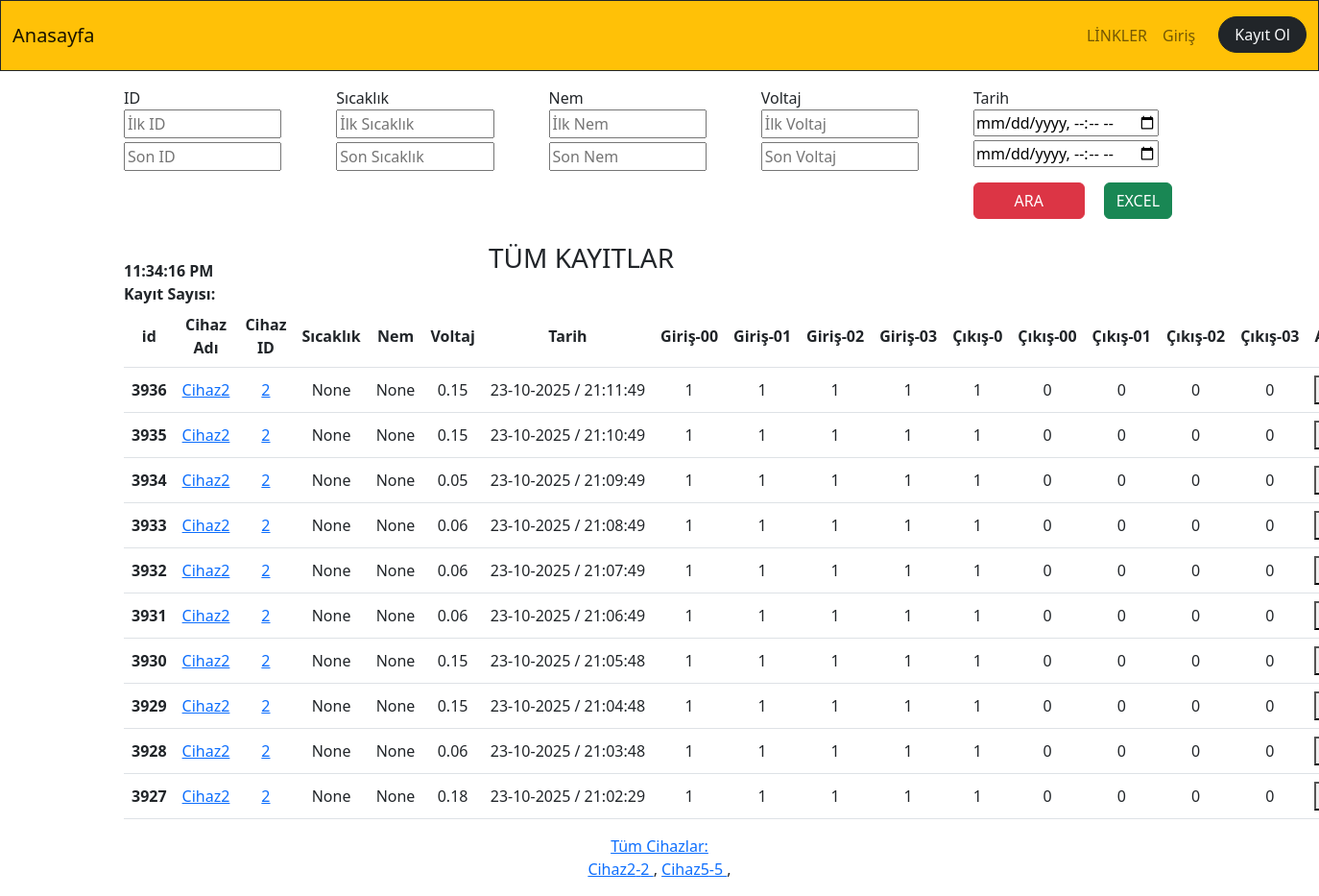
The app's page /, older data.
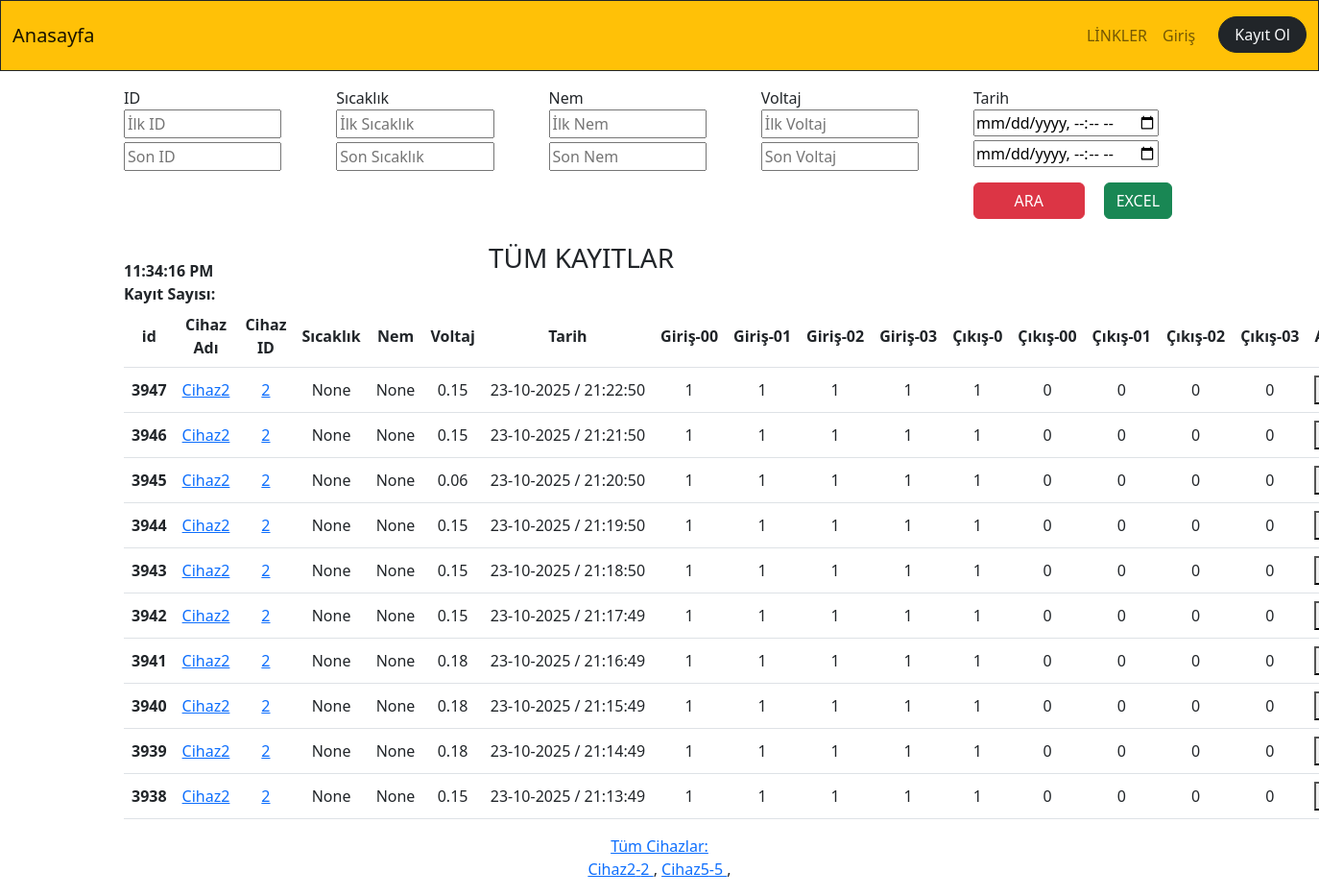
The same page, newer data.
### app_monitor/models.py (models this page shows, shortened)
class Temperature(models.Model):
    id=models.BigAutoField(primary_key=True,db_column='ID')
    temperature=models.FloatField(blank=True,null=True)
    humidity=models.FloatField(blank=True,null=True)
    volcum=models.FloatField(blank=True,null=True)
    date=models.DateTimeField()
    mail=models.BooleanField(default=False)
    additionalText=models.CharField(blank=True,null=True, max_length=50)
    device_id=models.ForeignKey(Device,on_delete=models.CASCADE,null=True, blank=True)
    device_name=models.CharField(blank=True,null=True, max_length=50)
    cikis0=models.CharField(blank=True,null=True, max_length=5)
    cikis00=models.CharField(blank=True,null=True, max_length=5)
    cikis01=models.CharField(blank=True,null=True, max_length=5)
    cikis02=models.CharField(blank=True,null=True, max_length=5)
    cikis03=models.CharField(blank=True,null=True, max_length=5)
    input00=models.CharField(blank=True,null=True, max_length=1)
    input01=models.CharField(blank=True,null=True, max_length=1)
    input02=models.CharField(blank=True,null=True, max_length=1)
    input03=models.CharField(blank=True,null=True, max_length=1)
    tag_id=models.ForeignKey(RFID_Kisi,on_delete=models.CASCADE,null=True,blank=True)
    staff_name=models.CharField(blank=True,null=True, max_length=30)

class Device(models.Model):
    device_id=models.IntegerField(primary_key=True,db_column='ID')
    device_name=models.CharField(blank=True,null=True, max_length=20)
    device_ip=models.CharField(blank=True,null=True, max_length=20)
    device_port=models.IntegerField(blank=True,null=True)
    device_function=models.CharField(blank=True,null=True, max_length=20)
    device_state=models.BooleanField(blank=True,null=True,default=False) #241225
    def __str__(self):
        return(f"{self.device_id}")

### app_monitor/views.py (the view)
# urls.py: path('',dashboard,name="dashboard"),
def dashboard(request):
    print("dashboard girdi....")
    device_query=Device.objects.all().order_by(Lower('device_name'))
    deviceAll = Temperature.objects.order_by('-id')
    paginator = Paginator(deviceAll, 10)  # Show 5 contacts per page.
    device_search_count = deviceAll.count()
    page_number = request.GET.get('page')
    devicePaginator = paginator.get_page(page_number)
    context=dict(
        device_query=device_query,
        devicePaginator=devicePaginator,
    )
    return render(request,"app_monitor/dashboard.html",context)

### app_monitor/templates/app_monitor/dashboard.html (shortened to what the changed rows need)
{% extends "core/base.html" %}
{% load static %}
{% block content %}
<div class="container">
        <div id="temperature_ajax">
            <b>Kayıt Sayısı: </b>{{kayit_sayisi_total_ajax}} <br>
               <table class="table table-hover">
              <thead>
                 <tr>
                  <th scope="col">id</th>
                  <th scope="col">Cihaz Adı</th>
                  <th scope="col">Cihaz ID</th>
                  <th scope="col">Sıcaklık</th>
                  <th scope="col">Nem</th>
                  <th scope="col">Voltaj</th>
                  <th scope="col">Tarih</th>
                  <th scope="col">Giriş-00</th>
                  <th scope="col">Giriş-01</th>
                  <th scope="col">Giriş-02</th>
                  <th scope="col">Giriş-03</th>
                  <th scope="col">Çıkış-0</th>
                  <th scope="col">Çıkış-00</th>
                  <th scope="col">Çıkış-01</th>
                  <th scope="col">Çıkış-02</th>
                  <th scope="col">Çıkış-03</th>
                  <th scope="col">Açıklama</th>
                 </tr>
               </thead>
             <tbody>
             {% for temp in devicePaginator %}
             <tr>
                 {% if temp.temperature >= 45 %}
               <th scope="row" style="background-color:#FF0000">{{temp.id}}</th>
               <td style="background-color:#FF0000">{{temp.temperature}}</td>
                <td style="background-color:#FF0000"> {{temp.date|date:'Y-m-d H:i:s'}}</td>
                     {% if temp.mailSend == False %}
                     <td style="background-color:#FF0000"> {{temp.mailSend}}</td>
                     {% else %}
                     <td style="background-color:#0000FF"> {{temp.mailSend}}</td>
                     {% endif %}
                 {% else %}
               <th scope="row" >{{temp.id}}</th>
               <td> <a target="_blank" href="/app_monitor/cihazlar/cihaz_adi={{temp.device_name}}" >{{temp.device_name}}</a> </td>
               <td> <a target="_blank" href="/app_monitor/cihazlar/cihaz_id={{temp.device_id}}" >{{temp.device_id}}</a> </td>
               <td >{{temp.temperature}}</td>
               <td >{{temp.humidity}}</td>
               <td >{{temp.volcum}}</td>
               <td > {{temp.date|date:'d-m-Y / H:i:s'}}</td>
                {% if temp.input00 == "0" %} <td class="m-3" style="background-color:orange;margin:10px">{{temp.input00}}</td> {% else %} <td >{{temp.input00}}</td> {% endif %}
                {% if temp.input01 == "0" %} <td class="" style="text-align:center;vertical-align:middle;background-color:orange;">{{temp.input01}}</td> {% else %} <td >{{temp.input01}}</td> {% endif %}
                <td style="">{{temp.input02}}</td>
                <td >{{temp.input03}}</td>
                <td >{{temp.cikis0}}</td>
                <td >{{temp.cikis00}}</td>
                <td >{{temp.cikis01}}</td>
                <td >{{temp.cikis02}}</td>
                <td >{{temp.cikis03}}</td>
               <td style="display: flex;text-align:start;vertical-align:middle">
                <button type="button" data-bs-toggle="modal" data-bs-target="#modal{{temp.id}}" data-bs-toggle="modal">...</button>
              </td>
               {% endif %}
             </tr>
           {% endfor %}
             </tbody>
            </table>
            </div>
            <div class="row">
              <div class="col-sm-12 text-center mb-3">
              <a href="/app_monitor/cihazlar_tum" target="_blank">Tüm Cihazlar:</a>
              <br>
              {% for device in device_query %}
              <a href="/app_monitor/cihazlar/{{device.device_name.capitalize}}/port={{device.device_port}}/devid={{device.pk}} " target="_blank">{{device.device_name}}-{{device.device_id}} </a> ,
              {% endfor %}
              <br>
              </div>
              </div>
        </div>
{% endblock content %}

Row changes from the older to the newer data that the page shows:
no longer on this page (row unchanged): Temperature: id "3936", device_name "Cihaz2", device_id "2", temperature "None", humidity "None", volcum "0.15", date "23-10-2025 / 21:11:49", input00 "1", input01 "1", input02 "1", input03 "1", cikis0 "1", cikis00 "0", cikis01 "0", cikis02 "0", cikis03 "0"
no longer on this page (row unchanged): Temperature: id "3935", device_name "Cihaz2", device_id "2", temperature "None", humidity "None", volcum "0.15", date "23-10-2025 / 21:10:49", input00 "1", input01 "1", input02 "1", input03 "1", cikis0 "1", cikis00 "0", cikis01 "0", cikis02 "0", cikis03 "0"
no longer on this page (row unchanged): Temperature: id "3934", device_name "Cihaz2", device_id "2", temperature "None", humidity "None", volcum "0.05", date "23-10-2025 / 21:09:49", input00 "1", input01 "1", input02 "1", input03 "1", cikis0 "1", cikis00 "0", cikis01 "0", cikis02 "0", cikis03 "0"
no longer on this page (row unchanged): Temperature: id "3933", device_name "Cihaz2", device_id "2", temperature "None", humidity "None", volcum "0.06", date "23-10-2025 / 21:08:49", input00 "1", input01 "1", input02 "1", input03 "1", cikis0 "1", cikis00 "0", cikis01 "0", cikis02 "0", cikis03 "0"
no longer on this page (row unchanged): Temperature: id "3932", device_name "Cihaz2", device_id "2", temperature "None", humidity "None", volcum "0.06", date "23-10-2025 / 21:07:49", input00 "1", input01 "1", input02 "1", input03 "1", cikis0 "1", cikis00 "0", cikis01 "0", cikis02 "0", cikis03 "0"
no longer on this page (row unchanged): Temperature: id "3931", device_name "Cihaz2", device_id "2", temperature "None", humidity "None", volcum "0.06", date "23-10-2025 / 21:06:49", input00 "1", input01 "1", input02 "1", input03 "1", cikis0 "1", cikis00 "0", cikis01 "0", cikis02 "0", cikis03 "0"
no longer on this page (row unchanged): Temperature: id "3930", device_name "Cihaz2", device_id "2", temperature "None", humidity "None", volcum "0.15", date "23-10-2025 / 21:05:48", input00 "1", input01 "1", input02 "1", input03 "1", cikis0 "1", cikis00 "0", cikis01 "0", cikis02 "0", cikis03 "0"
no longer on this page (row unchanged): Temperature: id "3929", device_name "Cihaz2", device_id "2", temperature "None", humidity "None", volcum "0.15", date "23-10-2025 / 21:04:48", input00 "1", input01 "1", input02 "1", input03 "1", cikis0 "1", cikis00 "0", cikis01 "0", cikis02 "0", cikis03 "0"
no longer on this page (row unchanged): Temperature: id "3928", device_name "Cihaz2", device_id "2", temperature "None", humidity "None", volcum "0.06", date "23-10-2025 / 21:03:48", input00 "1", input01 "1", input02 "1", input03 "1", cikis0 "1", cikis00 "0", cikis01 "0", cikis02 "0", cikis03 "0"
no longer on this page (row unchanged): Temperature: id "3927", device_name "Cihaz2", device_id "2", temperature "None", humidity "None", volcum "0.18", date "23-10-2025 / 21:02:29", input00 "1", input01 "1", input02 "1", input03 "1", cikis0 "1", cikis00 "0", cikis01 "0", cikis02 "0", cikis03 "0"
added Temperature: id "3947", device_name "Cihaz2", device_id "2", temperature "None", humidity "None", volcum "0.15", date "23-10-2025 / 21:22:50", input00 "1", input01 "1", input02 "1", input03 "1", cikis0 "1", cikis00 "0", cikis01 "0", cikis02 "0", cikis03 "0"
added Temperature: id "3946", device_name "Cihaz2", device_id "2", temperature "None", humidity "None", volcum "0.15", date "23-10-2025 / 21:21:50", input00 "1", input01 "1", input02 "1", input03 "1", cikis0 "1", cikis00 "0", cikis01 "0", cikis02 "0", cikis03 "0"
added Temperature: id "3945", device_name "Cihaz2", device_id "2", temperature "None", humidity "None", volcum "0.06", date "23-10-2025 / 21:20:50", input00 "1", input01 "1", input02 "1", input03 "1", cikis0 "1", cikis00 "0", cikis01 "0", cikis02 "0", cikis03 "0"
added Temperature: id "3944", device_name "Cihaz2", device_id "2", temperature "None", humidity "None", volcum "0.15", date "23-10-2025 / 21:19:50", input00 "1", input01 "1", input02 "1", input03 "1", cikis0 "1", cikis00 "0", cikis01 "0", cikis02 "0", cikis03 "0"
added Temperature: id "3943", device_name "Cihaz2", device_id "2", temperature "None", humidity "None", volcum "0.15", date "23-10-2025 / 21:18:50", input00 "1", input01 "1", input02 "1", input03 "1", cikis0 "1", cikis00 "0", cikis01 "0", cikis02 "0", cikis03 "0"
added Temperature: id "3942", device_name "Cihaz2", device_id "2", temperature "None", humidity "None", volcum "0.15", date "23-10-2025 / 21:17:49", input00 "1", input01 "1", input02 "1", input03 "1", cikis0 "1", cikis00 "0", cikis01 "0", cikis02 "0", cikis03 "0"
added Temperature: id "3941", device_name "Cihaz2", device_id "2", temperature "None", humidity "None", volcum "0.18", date "23-10-2025 / 21:16:49", input00 "1", input01 "1", input02 "1", input03 "1", cikis0 "1", cikis00 "0", cikis01 "0", cikis02 "0", cikis03 "0"
added Temperature: id "3940", device_name "Cihaz2", device_id "2", temperature "None", humidity "None", volcum "0.18", date "23-10-2025 / 21:15:49", input00 "1", input01 "1", input02 "1", input03 "1", cikis0 "1", cikis00 "0", cikis01 "0", cikis02 "0", cikis03 "0"
added Temperature: id "3939", device_name "Cihaz2", device_id "2", temperature "None", humidity "None", volcum "0.18", date "23-10-2025 / 21:14:49", input00 "1", input01 "1", input02 "1", input03 "1", cikis0 "1", cikis00 "0", cikis01 "0", cikis02 "0", cikis03 "0"
added Temperature: id "3938", device_name "Cihaz2", device_id "2", temperature "None", humidity "None", volcum "0.15", date "23-10-2025 / 21:13:49", input00 "1", input01 "1", input02 "1", input03 "1", cikis0 "1", cikis00 "0", cikis01 "0", cikis02 "0", cikis03 "0"
